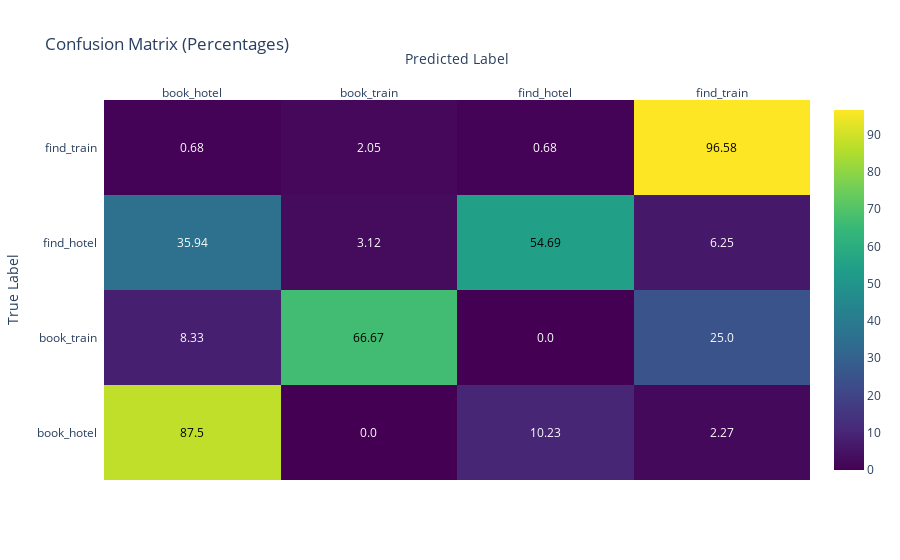

Notebook source saved alongside this figure:
### Code cell
conf_matrix = confusion_matrix(intents_test, y_test_preds)

# Normalize the confusion matrix
conf_matrix_normalized = conf_matrix.astype('float') / conf_matrix.sum(axis=1)[:, np.newaxis]


conf_matrix_percentage = np.round(conf_matrix_normalized * 100, 2)


labels = sorted(set(intents_test))


fig = ff.create_annotated_heatmap(
    z=conf_matrix_percentage, 
    x=labels, 
    y=labels, 
    colorscale='Viridis',
    annotation_text=conf_matrix_percentage.astype(str),
    showscale=True
)


fig.update_layout(
    title='Confusion Matrix (Percentages)',
    xaxis=dict(title='Predicted Label'),
    yaxis=dict(title='True Label')
)


fig.show()

### Figure 1 — Plotly figure (JSON) as saved in the notebook; plotly's stock layout.template omitted (floating-point values rounded to 4 significant figures)
{"data": [{"colorscale": [[0, "#440154"], [0.1111, "#482878"], [0.2222, "#3e4989"], [0.3333, "#31688e"], [0.4444, "#26828e"], [0.5556, "#1f9e89"], [0.6667, "#35b779"], [0.7778, "#6ece58"], [0.8889, "#b5de2b"], [1, "#fde725"]], "reversescale": false, "showscale": true, "type": "heatmap", "x": ["book_hotel", "book_train", "find_hotel", "find_train"], "y": ["book_hotel", "book_train", "find_hotel", "find_train"], "z": [[87.5, 0, 10.23, 2.27], [8.33, 66.67, 0, 25], [35.94, 3.12, 54.69, 6.25], [0.68, 2.05, 0.68, 96.58]]}], "layout": {"annotations": [{"font": {"color": "#000000"}, "showarrow": false, "text": "87.5", "x": "book_hotel", "xref": "x", "y": "book_hotel", "yref": "y"}, {"font": {"color": "#FFFFFF"}, "showarrow": false, "text": "0.0", "x": "book_train", "xref": "x", "y": "book_hotel", "yref": "y"}, {"font": {"color": "#FFFFFF"}, "showarrow": false, "text": "10.23", "x": "find_hotel", "xref": "x", "y": "book_hotel", "yref": "y"}, {"font": {"color": "#FFFFFF"}, "showarrow": false, "text": "2.27", "x": "find_train", "xref": "x", "y": "book_hotel", "yref": "y"}, {"font": {"color": "#FFFFFF"}, "showarrow": false, "text": "8.33", "x": "book_hotel", "xref": "x", "y": "book_train", "yref": "y"}, {"font": {"color": "#000000"}, "showarrow": false, "text": "66.67", "x": "book_train", "xref": "x", "y": "book_train", "yref": "y"}, {"font": {"color": "#FFFFFF"}, "showarrow": false, "text": "0.0", "x": "find_hotel", "xref": "x", "y": "book_train", "yref": "y"}, {"font": {"color": "#FFFFFF"}, "showarrow": false, "text": "25.0", "x": "find_train", "xref": "x", "y": "book_train", "yref": "y"}, {"font": {"color": "#FFFFFF"}, "showarrow": false, "text": "35.94", "x": "book_hotel", "xref": "x", "y": "find_hotel", "yref": "y"}, {"font": {"color": "#FFFFFF"}, "showarrow": false, "text": "3.12", "x": "book_train", "xref": "x", "y": "find_hotel", "yref": "y"}, {"font": {"color": "#000000"}, "showarrow": false, "text": "54.69", "x": "find_hotel", "xref": "x", "y": "find_hotel", "yref": "y"}, {"font": {"color": "#FFFFFF"}, "showarrow": false, "text": "6.25", "x": "find_train", "xref": "x", "y": "find_hotel", "yref": "y"}, {"font": {"color": "#FFFFFF"}, "showarrow": false, "text": "0.68", "x": "book_hotel", "xref": "x", "y": "find_train", "yref": "y"}, {"font": {"color": "#FFFFFF"}, "showarrow": false, "text": "2.05", "x": "book_train", "xref": "x", "y": "find_train", "yref": "y"}, {"font": {"color": "#FFFFFF"}, "showarrow": false, "text": "0.68", "x": "find_hotel", "xref": "x", "y": "find_train", "yref": "y"}, {"font": {"color": "#000000"}, "showarrow": false, "text": "96.58", "x": "find_train", "xref": "x", "y": "find_train", "yref": "y"}], "title": {"text": "Confusion Matrix (Percentages)"}, "xaxis": {"dtick": 1, "gridcolor": "rgb(0, 0, 0)", "side": "top", "ticks": "", "title": {"text": "Predicted Label"}}, "yaxis": {"dtick": 1, "ticks": "", "ticksuffix": "  ", "title": {"text": "True Label"}}}}
